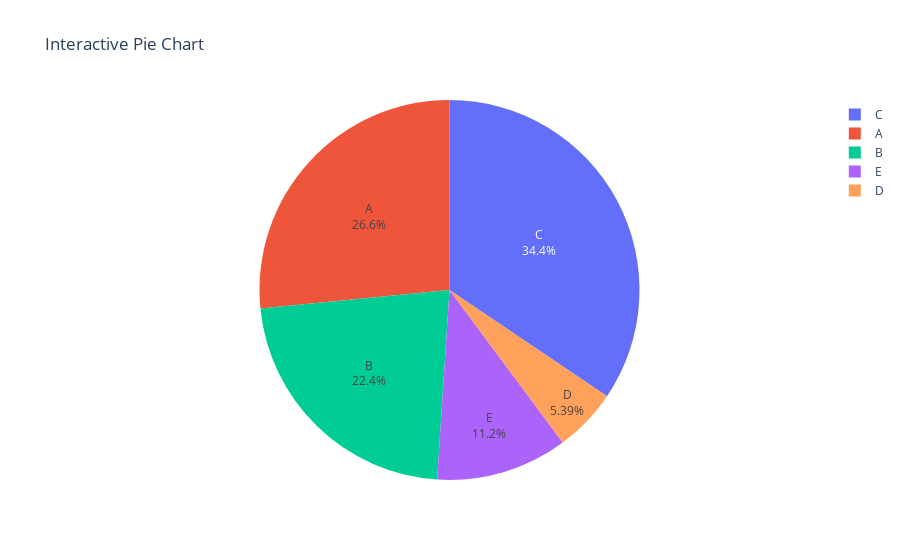

The notebook cell saved with this chart:
### Markdown cell above
21] Using Plotly, create an interactive pie chart of randomly generated data, add labels and percentages, set
the title as 'Interactive Pie Chart'.

### Code cell
import plotly.graph_objects as go
import numpy as np

# Create randomly generated data
labels = ['A', 'B', 'C', 'D', 'E']
values = np.random.randint(1, 100, size=len(labels))

# Create an interactive pie chart
fig = go.Figure(data=[go.Pie(labels=labels, values=values, textinfo='label+percent')])

# Set the title
fig.update_layout(title='Interactive Pie Chart')

# Show the plot
fig.show()

### Figure 1 — Plotly figure (JSON) as saved in the notebook; plotly's stock layout.template omitted (floating-point values rounded to 4 significant figures)
{"data": [{"labels": ["A", "B", "C", "D", "E"], "textinfo": "label+percent", "type": "pie", "values": [64, 54, 83, 13, 27]}], "layout": {"title": {"text": "Interactive Pie Chart"}}}
